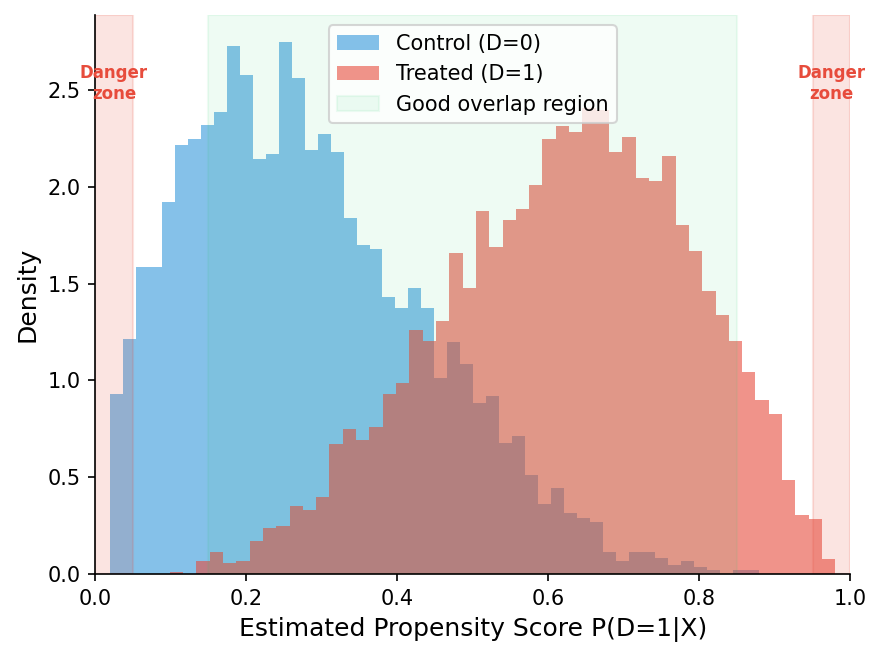

Here is the Python script that generated this plot:
"""Figure 5: Propensity score overlap — treated vs control distributions."""
import numpy as np
import matplotlib.pyplot as plt

# Simulate propensity scores for illustration
rng = np.random.default_rng(42)
n = 5000
ps_control = np.clip(rng.beta(2, 5, n), 0.02, 0.98)
ps_treated = np.clip(rng.beta(5, 3, n), 0.02, 0.98)

fig, ax = plt.subplots(figsize=(6, 4.5))
ax.hist(ps_control, bins=50, alpha=0.6, label='Control (D=0)', color='#3498db', density=True)
ax.hist(ps_treated, bins=50, alpha=0.6, label='Treated (D=1)', color='#e74c3c', density=True)

# Shade overlap region
ax.axvspan(0.15, 0.85, alpha=0.08, color='#2ecc71', label='Good overlap region')

# Danger zones
ax.axvspan(0, 0.05, alpha=0.15, color='#e74c3c')
ax.axvspan(0.95, 1.0, alpha=0.15, color='#e74c3c')
ax.text(0.025, ax.get_ylim()[1]*0.85, 'Danger\nzone', fontsize=8, color='#e74c3c',
        ha='center', fontweight='bold')
ax.text(0.975, ax.get_ylim()[1]*0.85, 'Danger\nzone', fontsize=8, color='#e74c3c',
        ha='center', fontweight='bold')

ax.set_xlabel('Estimated Propensity Score P(D=1|X)', fontsize=12)
ax.set_ylabel('Density', fontsize=12)
ax.legend(fontsize=10)
ax.set_xlim(0, 1)
ax.spines['top'].set_visible(False)
ax.spines['right'].set_visible(False)
plt.tight_layout()
plt.savefig('figures/figure_005_overlap_propensity.png', dpi=150, bbox_inches='tight',
            facecolor='white', edgecolor='none')
print('OK: figure_005_overlap_propensity.png')
